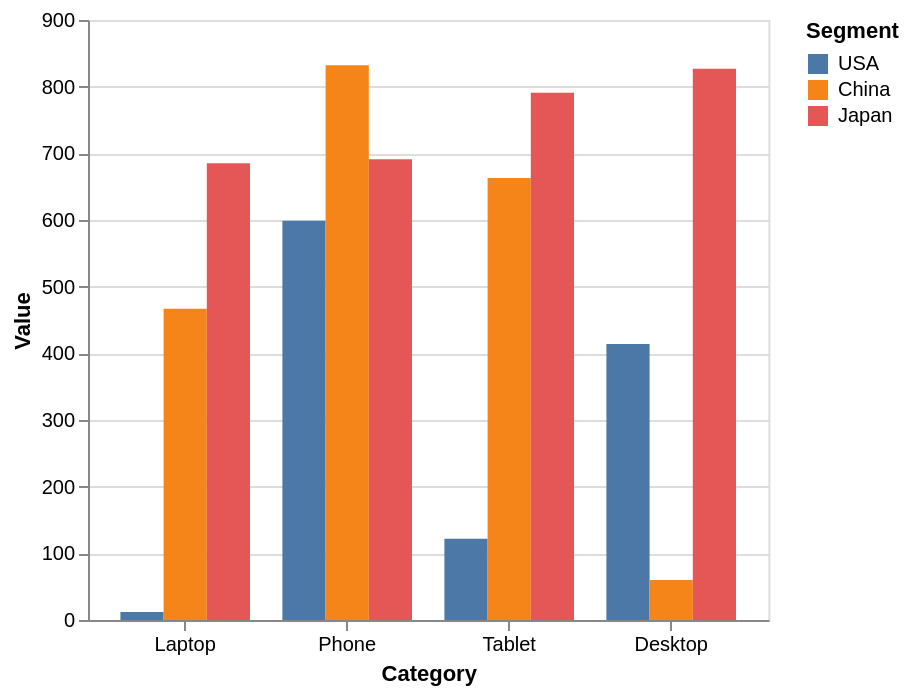

Vega-Lite specification for this chart:
### Vega-Lite specification from a JSON file in a GitHub repository (floating-point values rounded to 4 significant figures)
{"mark": "bar", "encoding": {"x": {"field": "Category", "type": "nominal", "sort": null}, "y": {"field": "Value", "type": "quantitative", "scale": {"zero": true}, "axis": {"format": ",.12~g"}}, "color": {"field": "Segment", "type": "nominal", "sort": null, "scale": {"scheme": "tableau10"}}, "xOffset": {"field": "Segment", "type": "nominal", "sort": null}}, "config": {"view": {"continuousWidth": 400, "continuousHeight": 300}, "axisX": {"labelLimit": 100, "labelFontSize": 10, "labelAngle": 0, "labelAlign": "center", "labelBaseline": "top"}, "axisY": {"labelFontSize": 10}, "facet": {"spacing": 30}, "mark": {"tooltip": true}}, "width": {"step": 81, "for": "position"}, "data": {"values": [{"Category": "Laptop", "Value": 12, "Segment": "USA"}, {"Category": "Laptop", "Value": 467, "Segment": "China"}, {"Category": "Laptop", "Value": 685, "Segment": "Japan"}, {"Category": "Phone", "Value": 599, "Segment": "USA"}, {"Category": "Phone", "Value": 832, "Segment": "China"}, {"Category": "Phone", "Value": 691, "Segment": "Japan"}, {"Category": "Tablet", "Value": 122, "Segment": "USA"}, {"Category": "Tablet", "Value": 663, "Segment": "China"}, {"Category": "Tablet", "Value": 791, "Segment": "Japan"}, {"Category": "Desktop", "Value": 414, "Segment": "USA"}, {"Category": "Desktop", "Value": 60, "Segment": "China"}, {"Category": "Desktop", "Value": 827, "Segment": "Japan"}]}, "$schema": "https://vega.github.io/schema/vega-lite/v5.json", "background": "white"}
